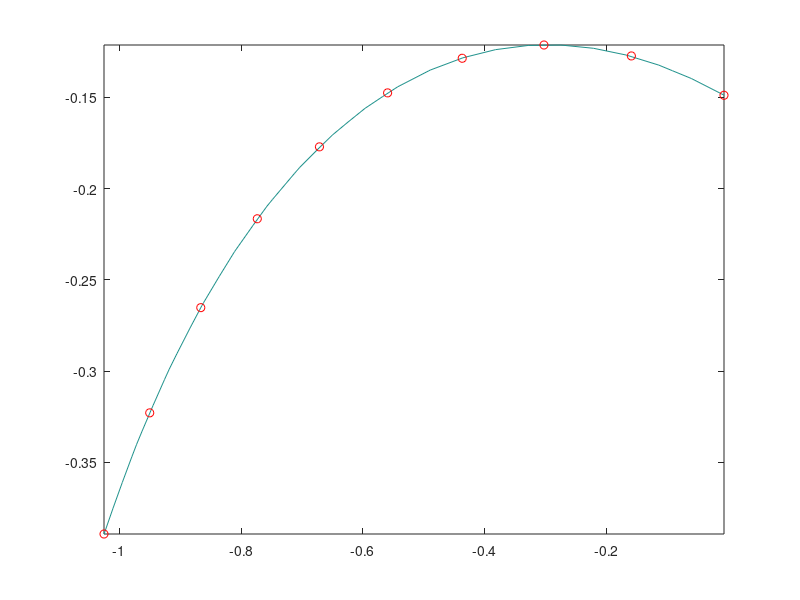
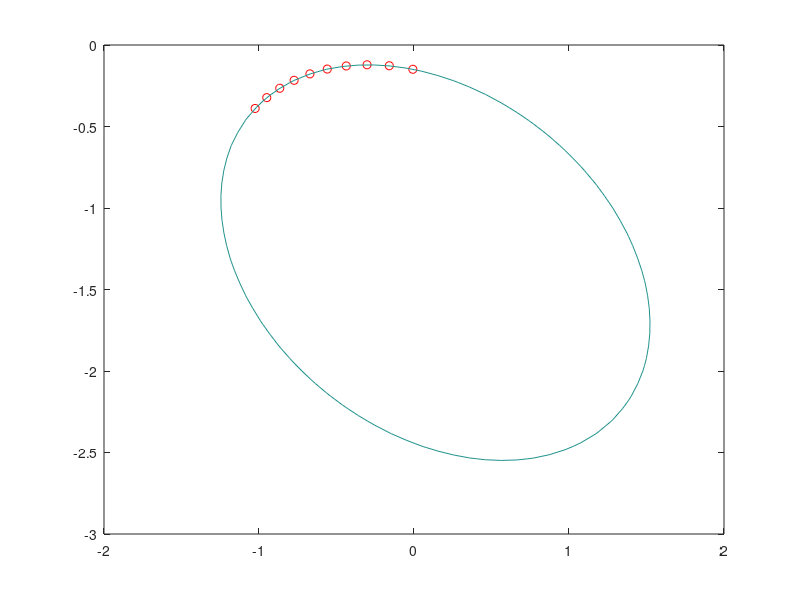

Source code (MATLAB) for these figures, in order:
% SOLVE USING ELIPTICAL MODEL x^2 = a*y^2 + b*x*y + c*x + d*y + e.
% Declare input
x = [-1.024940; -0.949898; -0.866114; -0.773392; -0.671372; -0.559524; -0.437067; -0.302909; -0.159493; -0.007464];
y = [-0.389269; -0.322894; -0.265256; -0.216557; -0.177152; -0.147582; -0.128618; -0.121353; -0.127348; -0.148895];

% Build system of equations
A = [y.^2, x.*y, x, y, ones(size(x))];
b = x.^2;

% Compute coefficients
coef = A\b;
a=coef(1); b=coef(2); c=coef(3); d=coef(4); e=coef(5);

% Draw figure
u=linspace(min(x),max(x),20);
v=linspace(min(y),max(y),20);

[X,Y]=meshgrid(u,v);
Z=a*Y.^2+b*X.*Y+c*X+d*Y+e-X.^2;
contour(X,Y,Z,[0,0]); hold on
plot(x,y,'ro'); hold on


% Draw second figure
figure()
plot(x,y,'ro'); hold on
u=linspace(-2,2,40);
v=linspace(-3,0,40);
[X,Y]=meshgrid(u,v);
Z=a*Y.^2+b*X.*Y+c*X+d*Y+e-X.^2;
contour(X,Y,Z,[0,0]);

% Compute error
% Eroarea este norma diferent,ei dintre pozit, ia observat? s, i cea calculat?
err=sum((a*y.^2+b*x.*y+c*x+d*y+e-x.^2).^2).^(1/2);
errb=norm(a*y.^2+b*x.*y+c*x+d*y+e-x.^2);
disp(err);
disp(errb);

